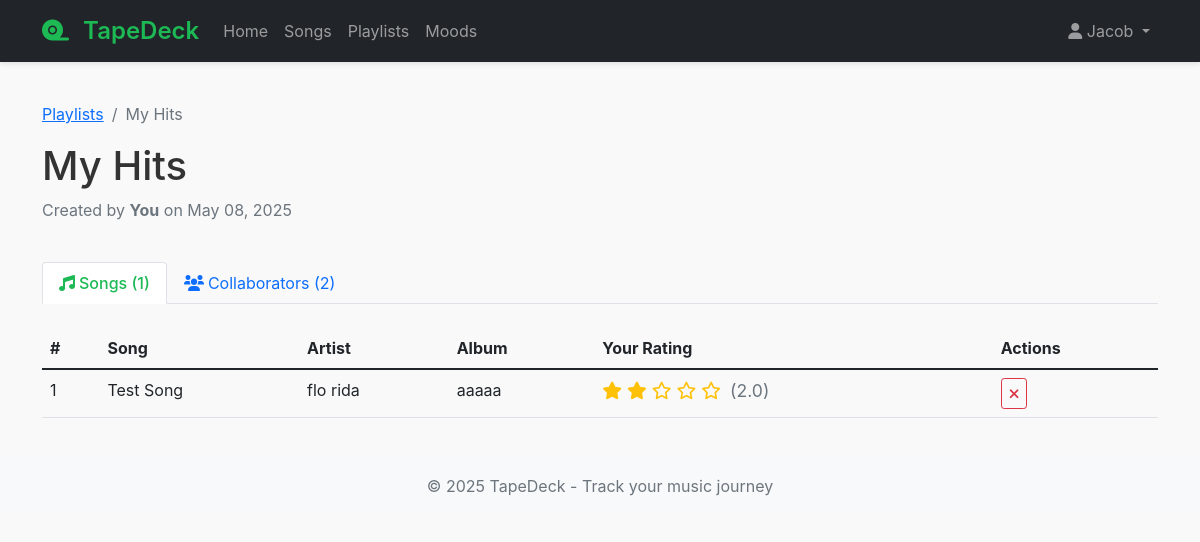
Before: /playlists/1 (signed in) with the older database file.
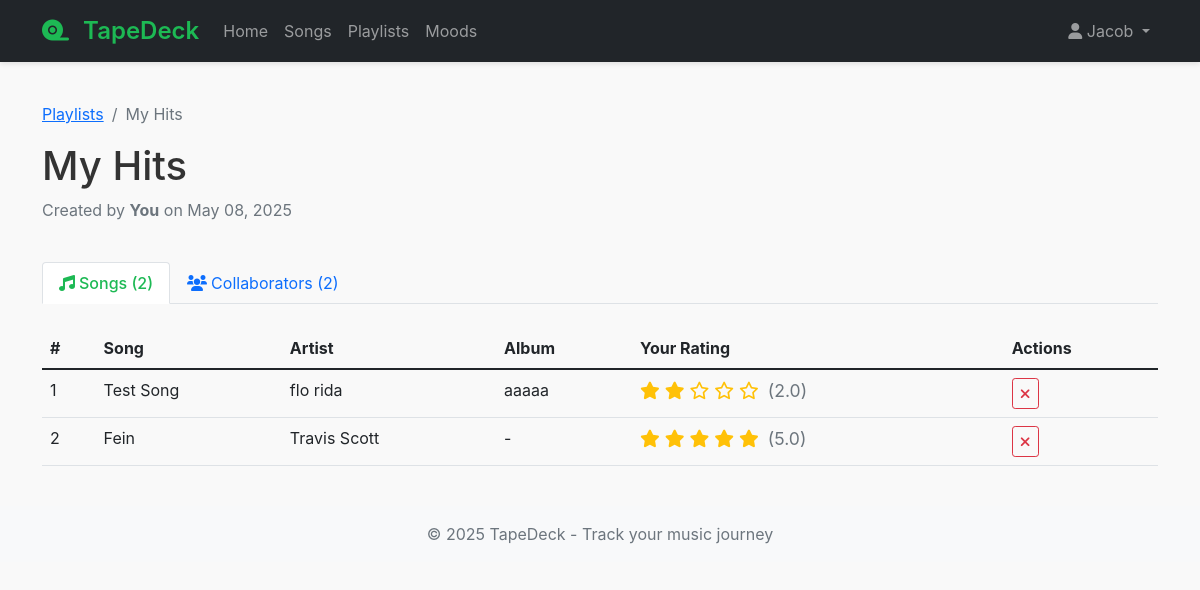
After: the same page with the newer database file.
### models.py (models this page shows)
class Song(db.Model):
    __tablename__ = 'song'
    song_id = db.Column(db.Integer, primary_key=True)
    song_name = db.Column(db.String(100), nullable=False)
    release_date = db.Column(db.String(20))
    album_id = db.Column(db.Integer, db.ForeignKey('album.album_id'))
    artist_id = db.Column(db.Integer, db.ForeignKey('artist.artist_id'), nullable=False)
    genre = db.Column(db.String(50))  # Added genre for filtering requirement
    ratings = db.relationship('SongRating', backref='song', lazy=True)
    playlists = db.relationship('Playlist', secondary=playlist_songs, backref=db.backref('songs', lazy='dynamic'))

class Artist(db.Model):
    __tablename__ = 'artist'
    artist_id = db.Column(db.Integer, primary_key=True)
    artist_name = db.Column(db.String(100), nullable=False)
    songs = db.relationship('Song', backref='artist', lazy=True)

class Album(db.Model):
    __tablename__ = 'album'
    album_id = db.Column(db.Integer, primary_key=True)
    album_name = db.Column(db.String(100), nullable=False)
    songs = db.relationship('Song', backref='album', lazy=True)

class SongRating(db.Model):
    __tablename__ = 'song_rating'
    rating_id = db.Column(db.Integer, primary_key=True)
    user_id = db.Column(db.Integer, db.ForeignKey('user.user_id'), nullable=False)
    song_id = db.Column(db.Integer, db.ForeignKey('song.song_id'), nullable=False)
    rating = db.Column(db.Float, nullable=False)
    mood_id = db.Column(db.Integer, db.ForeignKey('mood.mood_id'))
    notes = db.Column(db.Text)  # Added for note-taking requirement
    created_at = db.Column(db.DateTime, default=datetime.utcnow)
    updated_at = db.Column(db.DateTime, default=datetime.utcnow, onupdate=datetime.utcnow)

### routes.py (the view)
@bp.route('/playlists/<int:playlist_id>')
@login_required
def view_playlist(playlist_id):
    playlist = Playlist.query.get_or_404(playlist_id)
    access = db.session.query(playlist_manager).filter(
        playlist_manager.c.playlist_id == playlist_id,
        playlist_manager.c.user_id == current_user.user_id
    ).first()
    if not access:
        abort(403)
    songs = playlist.songs.all()
    collaborators = db.session.query(User, playlist_manager.c.permissions).join(
        playlist_manager, User.user_id == playlist_manager.c.user_id
    ).filter(
        playlist_manager.c.playlist_id == playlist_id
    ).all()
    permission_level = access.permissions
    collaborator_form = PlaylistCollaboratorForm() if permission_level >= 3 else None
    return render_template(
        'playlist_detail.html',
        playlist=playlist,
        songs=songs,
        collaborators=collaborators,
        permission_level=permission_level,
        collaborator_form=collaborator_form
    )

### app.py (called while the page is built)
def create_app(config_class=Config):
    app = Flask(__name__)
    app.config.from_object(config_class)
    app.jinja_env.globals.update(enumerate=enumerate)
    db.init_app(app)
    login_manager = LoginManager()
    login_manager.login_view = 'routes.login'
    login_manager.login_message_category = 'info'
    login_manager.init_app(app)
    @login_manager.user_loader
    def load_user(user_id):
        return User.query.get(int(user_id))
    app.register_blueprint(routes_bp)
    with app.app_context():
        db.create_all()
    return app

### templates/playlist_detail.html (shortened to what the changed rows need)
{% extends "base.html" %}
{% block content %}
<div class="row mb-4">
    <div class="col">
        <h1>{{ playlist.playlist_name }}</h1>
    </div>
</div>
<ul class="nav nav-tabs mb-4" id="playlistTabs" role="tablist">
    <li class="nav-item" role="presentation">
        <button class="nav-link active" id="songs-tab" data-bs-toggle="tab" data-bs-target="#songs-tab-pane" type="button" role="tab" aria-controls="songs-tab-pane" aria-selected="true">
            <i class="fas fa-music me-1"></i>Songs ({{ songs|length }})
        </button>
    </li>
</ul>
<div class="tab-content" id="playlistTabsContent">
    <div class="tab-pane fade show active" id="songs-tab-pane" role="tabpanel" aria-labelledby="songs-tab" tabindex="0">
        {% if songs %}
            <div class="table-responsive">
                <table class="table table-hover">
                    <thead>
                        <tr>
                            <th>#</th>
                            <th>Song</th>
                            <th>Artist</th>
                            <th>Album</th>
                            <th>Your Rating</th>
                            {% if permission_level >= 2 %}
                            <th>Actions</th>
                            {% endif %}
                        </tr>
                    </thead>
                    <tbody>
                        {% for index, song in enumerate(songs, start=1) %}
                        <tr class="song-row">
                            <td>{{ index }}</td>
                            <td>{{ song.song_name }}</td>
                            <td>{{ song.artist.artist_name }}</td>
                            <td>{{ song.album.album_name if song.album else '-' }}</td>
                            <td>
                                {% set rating = song.ratings|selectattr('user_id', 'equalto', current_user.user_id)|first %}
                                {% if rating %}
                                <div class="rating-stars">
                                    {% for i in range(1, 6) %}
                                        {% if i <= rating.rating|int %}
                                            <i class="fas fa-star"></i>
                                        {% elif i <= rating.rating + 0.5 %}
                                            <i class="fas fa-star-half-alt"></i>
                                        {% else %}
                                            <i class="far fa-star"></i>
                                        {% endif %}
                                    {% endfor %}
                                    <span class="ms-1 text-muted">({{ rating.rating }})</span>
                                </div>
                                {% else %}
                                <a href="{{ url_for('routes.rate_song', song_id=song.song_id) }}" class="btn btn-sm btn-outline-secondary">
                                    <i class="far fa-star me-1"></i>Rate
                                </a>
                                {% endif %}
                            </td>
                            {% if permission_level >= 2 %}
                            <td>
                                <form action="{{ url_for('routes.remove_song_from_playlist', playlist_id=playlist.playlist_id, song_id=song.song_id) }}" method="POST" class="d-inline">
                                    <button type="submit" class="btn btn-sm btn-outline-danger" onclick="return confirm('Remove this song from the playlist?')">
                                        <i class="fas fa-times"></i>
                                    </button>
                                </form>
                            </td>
                            {% endif %}
                        </tr>
                        {% endfor %}
                    </tbody>
                </table>
            </div>
        {% endif %}
    </div>
</div>
{% endblock %}

Changed rows visible on the page:
added Song: index "2", song_name "Fein", artist.artist_name "Travis Scott", album "-"
added SongRating: rating "5.0"
Other visible differences:
{{ songs|length }}: "1" → "2"
